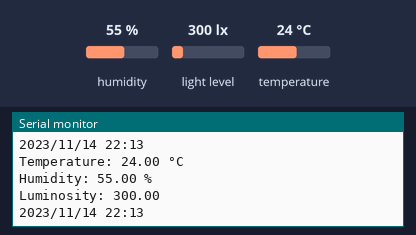
Recording of a sketch running on a simulated ESP32. Parts: the last lines printed to the serial monitor. Inputs (shaded band) come from the test bench; at power-on: humidity 55 %, light level 300 lx, temperature 24 °C. The local clock reads 2024-03-15 10:24:30 at power-on unless the sketch sets it; nothing arrives over Bluetooth unless stated.

Above: at 3.9 s.
4.0 s: humidity set to 22 %
At 6.37 s:
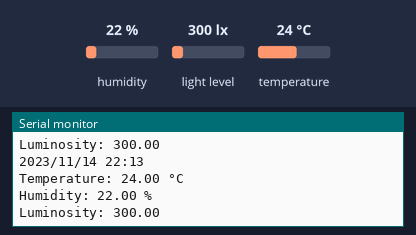
8.0 s: light level set to 40 lx
At 10.2 s:
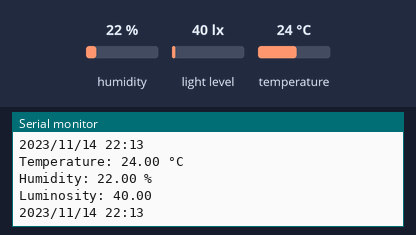
12.0 s: temperature set to 12 °C
At 12.64 s:
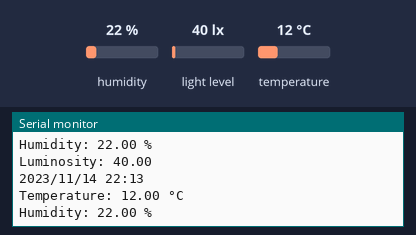
16.0 s: light level set to 500 lx
At 19.8 s:
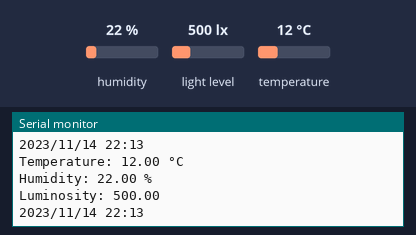
20.0 s: humidity set to 40 %
At 23.0 s:
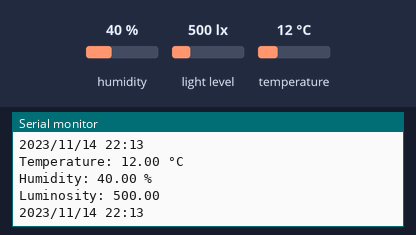
Timing chart, 0 to 24.5 s (numbered marks = the images above; inputs shaded):
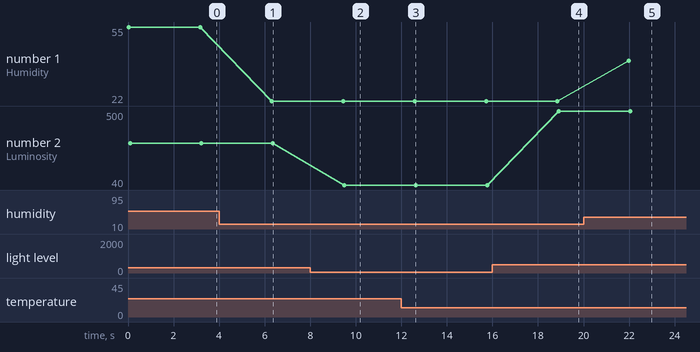

The sketch:

esp.ino
```cpp
#include "BluetoothSerial.h"
#include "DHT.h"
#include "RTClib.h"
#include <Wire.h>
#include <Adafruit_Sensor.h>
#include <Adafruit_TSL2561_U.h>

#define DHTPIN 2
#define DHTTYPE DHT11
#define UINT16_MAX 65536

Adafruit_TSL2561_Unified tsl = Adafruit_TSL2561_Unified(TSL2561_ADDR_FLOAT, 12345);
BluetoothSerial SerialBT;
DHT dht(DHTPIN, DHTTYPE);
RTC_DS3231 rtc;

bool missingDHT = false;
bool missingRTC = false;
bool missingTSL = false;

void configureTSL() {
  if (tsl.begin()) {
    tsl.enableAutoRange(true);
    tsl.setIntegrationTime(TSL2561_INTEGRATIONTIME_13MS);
  } else {
    missingTSL = true;
    Serial.print(F("Failed to start TSL."));
  }
}

void configureRTC() {
  if (rtc.begin()) {
    // Comment this out after first run.
     rtc.adjust(DateTime(F(__DATE__), F(__TIME__)));
  } else {
    missingRTC = true;
    Serial.print(F("Failed to start RTC."));
  }
}

void setup() {
  Serial.begin(9600);
  SerialBT.begin("ESP32_Server");
  // SerialBT.deleteAllBondedDevices();

  Serial.flush();
  Serial.println("\nBluetooth started");
  Serial.println(SerialBT.getBtAddressString());

  configureTSL();
  configureRTC();
  dht.begin();
}

void printWithZero(uint8_t number) {
  if (number < 10) Serial.print("0");
  Serial.print(number);
}

void printWithZeroBT(uint8_t number) {
  if (number < 10) SerialBT.print("0");
  SerialBT.print(number);
}

void printDate(uint16_t year, uint8_t month, uint8_t day) {
  Serial.print(year);
  Serial.print("/");
  printWithZero(month);
  Serial.print("/");
  printWithZero(day);
  Serial.print(" ");
}

void printDayOrNight(uint8_t hour, uint8_t minute) {
  printWithZero(hour);
  Serial.print(":");
  printWithZero(minute);
  Serial.println(" ");
}

void sendDateTime(DateTime now) {
  SerialBT.print("D");
  SerialBT.print(now.year());
  SerialBT.print("/");
  printWithZeroBT(now.month());
  SerialBT.print("/");
  printWithZeroBT(now.day());
  SerialBT.print(" ");
  printWithZeroBT(now.hour());
  SerialBT.print(":");
  printWithZeroBT(now.minute());
  SerialBT.println();
}

void loop() {
  float temperature = dht.readTemperature();
  float humidity = dht.readHumidity();

  Serial.flush();
  if (!isnan(temperature) && !isnan(humidity)) {
    SerialBT.print("T");
    SerialBT.print(temperature);
    SerialBT.println();

    SerialBT.print("H");
    SerialBT.print(humidity);
    SerialBT.println();

    Serial.print("\nTemperature: ");
    Serial.print(temperature);
    Serial.println(" °C");

    Serial.print("\nHumidity: ");
    Serial.print(humidity);
    Serial.println(" %");
  } else {
    SerialBT.println("EDHT error");
    Serial.print("DHT error");
  }

  if (!missingTSL) {
    sensors_event_t event;
    tsl.getEvent(&event);
    delay(50);
    // if (event.light) {
    //   assessLuminosity(event.light);
    // }
    SerialBT.print("L");
    SerialBT.print(event.light);
    SerialBT.println();

    if (event.light < UINT16_MAX) {
      Serial.print("Luminosity: ");
      Serial.print(event.light);
      Serial.println();
    } else {
      SerialBT.println("ETSL2561 error");
      Serial.println("TSL2561 error");
    }
  } else {
    SerialBT.println("ETSL2561 error");
  }

  DateTime now = !missingRTC ? rtc.now() : DateTime(2000, 1, 1, 0, 0, 0);
  delay(50);
  printDate(now.year(), now.month(), now.day());
  printDayOrNight(now.hour(), now.minute());
  sendDateTime(now);

  delay(3000);
  SerialBT.println("U"); // update signal
}
```

Measured:
- after the input at 4.0 s, the serial monitor: prints a new line after 2.3 s (image 1)
- after the input at 8.0 s, the serial monitor: prints a new line after 1.5 s (image 2)
- after the input at 12.0 s, the serial monitor: prints a new line after 0.58 s (image 3)
- after the input at 16.0 s, the serial monitor: prints a new line after 2.9 s (image 4)
- after the input at 20.0 s, the serial monitor: prints a new line after 2.0 s (image 5)
- plotted number 1: 22 → 40 after the input at 20.0 s
- plotted number 2: 300 → 40 after the input at 8.0 s, 40 → 500 after the input at 16.0 s
